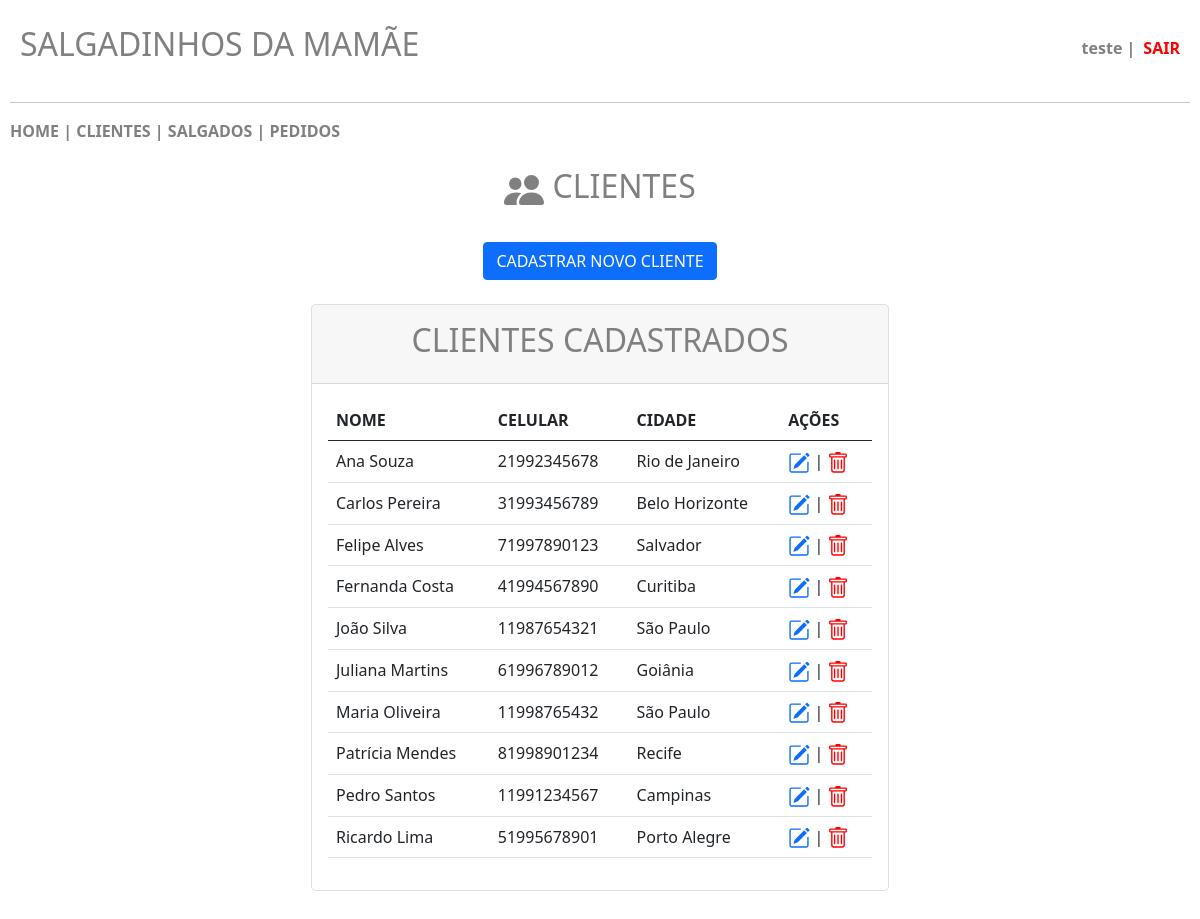
Page /projeto/clientes.php (signed in) on the earlier database version.
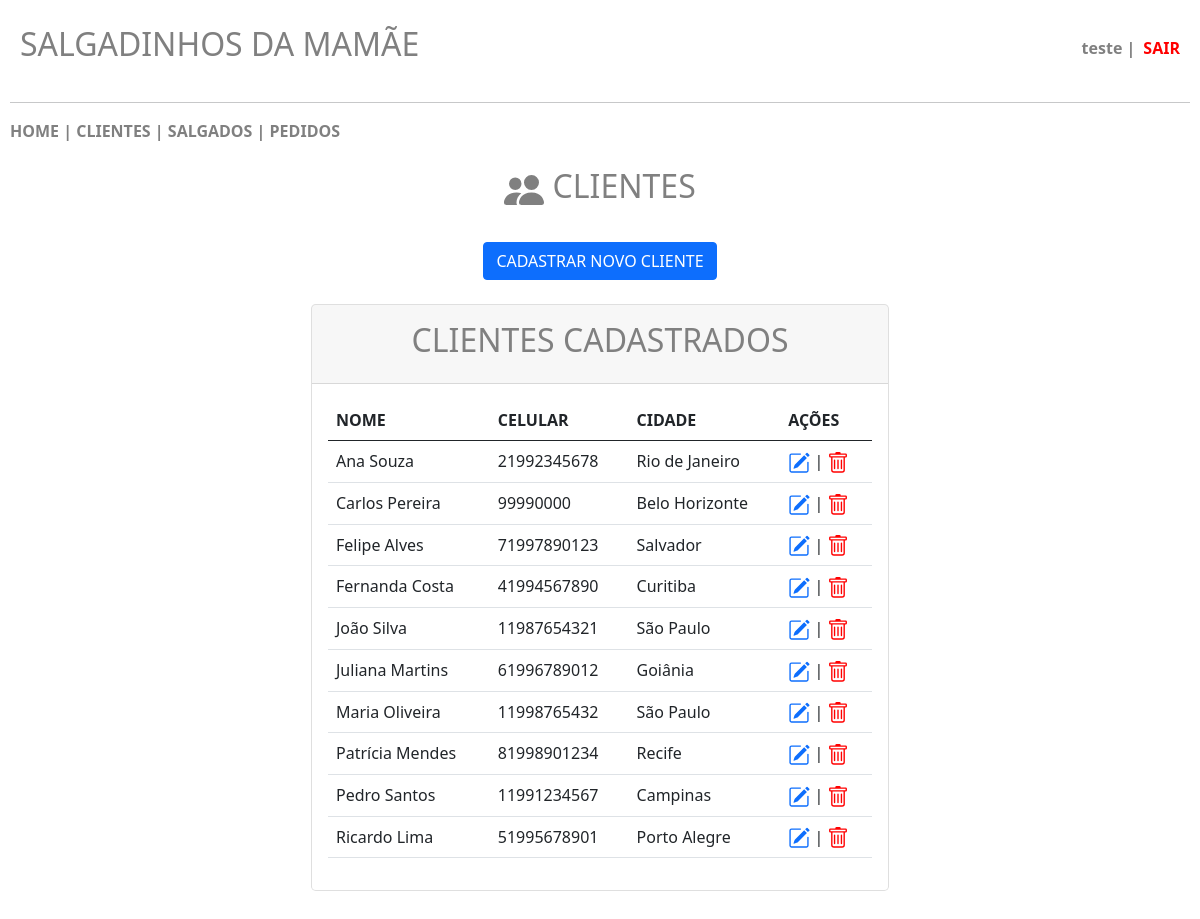
Same page on the later database version.
### tables this page shows
CREATE TABLE `clientes` (
  `id` int(11) NOT NULL,
  `nome` varchar(200) NOT NULL,
  `celular` varchar(15) NOT NULL,
  `endereco` varchar(200) NOT NULL,
  `numero` int(20) NOT NULL,
  `complemento` varchar(150) NOT NULL,
  `cidade` varchar(120) NOT NULL,
  `cpf` varchar(20) NOT NULL
);

### projeto/clientes.php (the view, shortened to what this page needs)
<?php
    include 'conecta.php';
?>
<!DOCTYPE html>
<html lang="pt-br">
    <head>
        <link href="https://cdn.jsdelivr.net/npm/bootstrap@5.0.2/dist/css/bootstrap.min.css" rel="stylesheet">
    </head>
    <body>
        <header class="main-header">
            <h2>SALGADINHOS DA MAMÃE</h2>
            <div class="user-info">
                <?php
                    if (!empty($_SESSION["user"])) {
                        $usuario = $_SESSION["user"];
                        echo "<span class='username'>".htmlspecialchars($usuario)." | </span><a class='logout-link' href='sair.php'>SAIR</a>";
                    }
                ?>
            </div>
        </header>
        <hr>
        <nav>
            <?php
                include 'menu.php';
            ?>
        </nav>
        <br>
        <center><h2>&nbsp;CLIENTES</h2></center>
        <br>
        <center><button type="button" class="btn btn-primary" data-bs-toggle="modal" data-bs-target="#exampleModal">
            CADASTRAR NOVO CLIENTE
        </button></center>
        <br>
        <div class="row justify-content-center row-cols-1 row-cols-md-2 mb-3 text-center">
            <div class="col">
                <div class="card mb-4 rounded-3 shadow-sw">
                    <div class="card-header py-3">
                        <h2>CLIENTES CADASTRADOS</h2>
                    </div>
                    <div class="card-body text-start">
                        <table class="table table-hover">
                            <thead>
                                <tr>
                                    <th scope="col">NOME</th>
                                    <th scope="col">CELULAR</th>
                                    <th scope="col">CIDADE</th>
                                    <th scope="col">AÇÕES</th>
                                </tr>
                            </thead>
                            <tbody>
                                <tr>
                                    <?php
                                        $pesquisa = mysqli_query($conn, "SELECT * FROM clientes ORDER BY nome");
                                        $row = mysqli_num_rows($pesquisa);
                                        if ($row > 0) {
                                            while ($registro = $pesquisa -> fetch_array()) {
                                                $id = $registro['id'];
                                                $nome = $registro['nome'];
                                                $celular = $registro['celular'];
                                                $cidade = $registro['cidade'];
                                                echo '<td>'.$nome.'</td>';
                                                echo '<td>'.$celular.'</td>';
                                                echo '<td>'.$cidade.'</td>';
                                                echo '<td><a href="clientes_editar.php?id='.$id.'"><svg xmlns="http://www.w3.org/2000/svg" width="22" height="22" fill="currentColor" class="bi bi-pencil-square" viewBox="0 0 16 16">
                                                <path d="M15.502 1.94a.5.5 0 0 1 0 .706L14.459 3.69l-2-2L13.502.646a.5.5 0 0 1 .707 0l1.293 1.293zm-1.75 2.456-2-2L4.939 9.21a.5.5 0 0 0-.121.196l-.805 2.414a.25.25 0 0 0 .316.316l2.414-.805a.5.5 0 0 0 .196-.12l6.813-6.814z"/>
                                                <path fill-rule="evenodd" d="M1 13.5A1.5 1.5 0 0 0 2.5 15h11a1.5 1.5 0 0 0 1.5-1.5v-6a.5.5 0 0 0-1 0v6a.5.5 0 0 1-.5.5h-11a.5.5 0 0 1-.5-.5v-11a.5.5 0 0 1 .5-.5H9a.5.5 0 0 0 0-1H2.5A1.5 1.5 0 0 0 1 2.5z"/>
                                                </svg></a> | <a href="clientes_excluir.php?id='.$id.'"><svg xmlns="http://www.w3.org/2000/svg" width="22" height="22" fill="red" class="bi bi-trash" viewBox="0 0 16 16">
                                                <path d="M5.5 5.5A.5.5 0 0 1 6 6v6a.5.5 0 0 1-1 0V6a.5.5 0 0 1 .5-.5m2.5 0a.5.5 0 0 1 .5.5v6a.5.5 0 0 1-1 0V6a.5.5 0 0 1 .5-.5m3 .5a.5.5 0 0 0-1 0v6a.5.5 0 0 0 1 0z"/>
                                                <path d="M14.5 3a1 1 0 0 1-1 1H13v9a2 2 0 0 1-2 2H5a2 2 0 0 1-2-2V4h-.5a1 1 0 0 1-1-1V2a1 1 0 0 1 1-1H6a1 1 0 0 1 1-1h2a1 1 0 0 1 1 1h3.5a1 1 0 0 1 1 1zM4.118 4 4 4.059V13a1 1 0 0 0 1 1h6a1 1 0 0 0 1-1V4.059L11.882 4zM2.5 3h11V2h-11z"/>
                                                </svg></a></td>';
                                                echo '</tr>';
                                            }
                                        } else {
                                            echo "NÃO HÁ CLIENTES CADASTRADOS!";
                                        }
                                    ?>
                            </tbody>
                        </table>
                    </div>
                </div>
            </div>
        </div>
    </body>
</html>

### projeto/menu.php (shortened to what this page needs)
<?php
    echo "<a href='inicio.php' style='color:gray;text-decoration:none;font-weight:bold;'>HOME</a>";
    echo "<b><font color='gray'> | </font></b>";
    echo "<a href='clientes.php' style='color:gray;text-decoration:none;font-weight:bold;'>CLIENTES</a>";
    echo "<b><font color='gray'> | </font></b>";
    echo "<a href='salgados.php' style='color:gray;text-decoration:none;font-weight:bold;'>SALGADOS</a>";
    echo "<b><font color='gray'> | </font></b>";
    echo "<a href='pedidos.php' style='color:gray;text-decoration:none;font-weight:bold;'>PEDIDOS</a>";
?>

### projeto/clientes.php (style rules this page uses)
body { padding: 5px; margin: 5px; }
h2 { color: gray; }
.main-header { display: flex; justify-content: space-between; align-items: center; padding: 15px 10px; }
.user-info { display: flex; align-items: center; gap: 8px; color: gray; }
.username { font-weight: bold; }
.logout-link { color: red; font-weight: bold; text-decoration: none; }

Differences in the rows shown:
changed clientes "Carlos Pereira": celular "31993456789" → "99990000"
